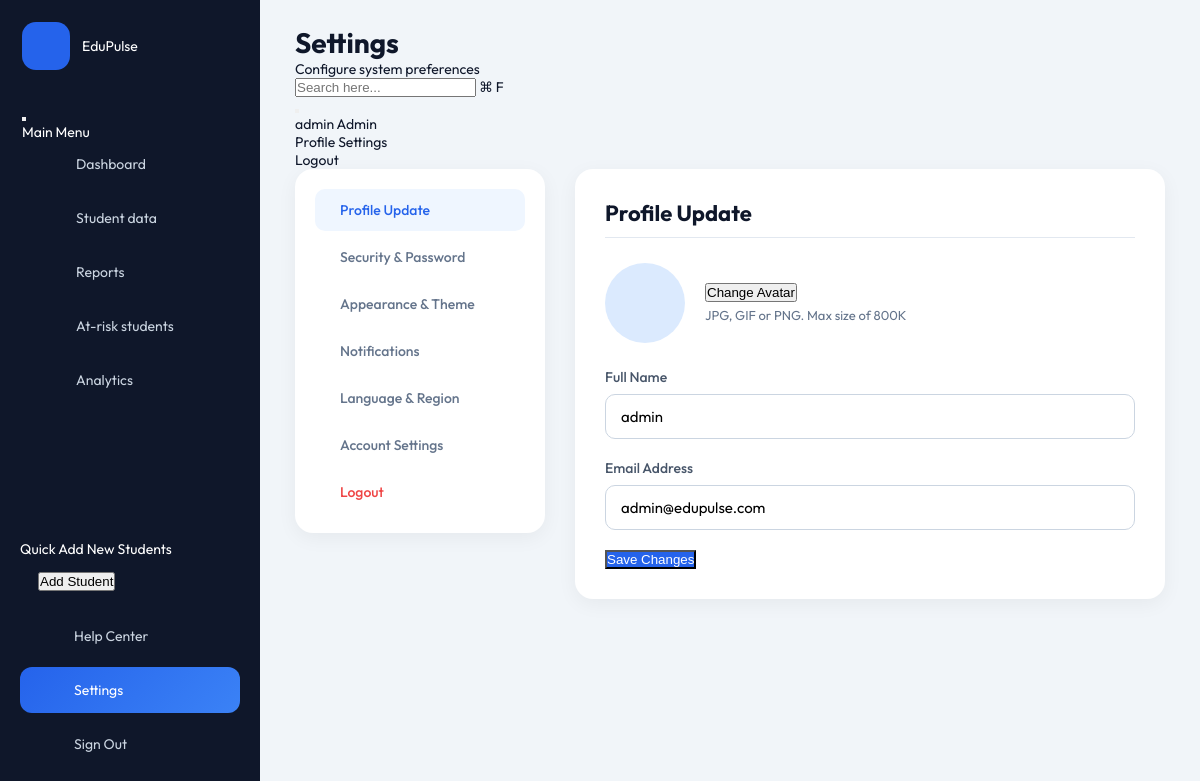
/settings (signed in), run on the app's committed database.
### models.py (models this page shows)
class User(db.Model, UserMixin):
    id = db.Column(db.Integer, primary_key=True)
    username = db.Column(db.String(100), unique=True, nullable=False)
    email = db.Column(db.String(120), unique=True, nullable=True)
    password_hash = db.Column(db.String(256), nullable=False)
    role = db.Column(db.String(20), nullable=False, default='Student') # Admin, Student
    student_id = db.Column(db.Integer, db.ForeignKey('student.id'), nullable=True)
    student = db.relationship('Student', backref=db.backref('user', uselist=False))

### app.py (the view)
@app.route("/settings")
@login_required
def settings():
    return render_template(
        "settings.html"
    )

### app.py (called while the page is built)
@login_manager.user_loader
def load_user(user_id):
    return User.query.get(int(user_id))

### templates/settings.html (shortened to what this page needs)
{% extends 'base.html' %}
{% block nav_settings %}active{% endblock %}
{% block page_title %}Settings{% endblock %}
{% block page_subtitle %}Configure system preferences{% endblock %}
{% block content %}
<div class="data-container">
    <div class="settings-container">
        <div class="settings-sidebar">
            <div class="settings-menu">
                <div class="settings-tab active" data-target="profile"> Profile Update</div>
                <div class="settings-tab" data-target="security"> Security & Password</div>
                <div class="settings-tab" data-target="appearance"> Appearance & Theme</div>
                <div class="settings-tab" data-target="notifications"> Notifications</div>
                <div class="settings-tab" data-target="language"> Language & Region</div>
                <div class="settings-tab" data-target="account"> Account Settings</div>
                <div class="settings-tab text-danger" onclick="confirmLogout()" style="color: #ef4444;"> Logout</div>
            </div>
        </div>
        <div class="settings-content-area">
            <div class="settings-section active" id="profile">
                <h3>Profile Update</h3>
                <div style="display: flex; gap: 20px; align-items: center; margin-bottom: 25px;">
                    <div style="width: 80px; height: 80px; border-radius: 50%; background: #dbeafe; display: flex; align-items: center; justify-content: center; font-size: 32px; color: #2563eb;">
                    </div>
                    <div>
                        <button class="btn-outline">Change Avatar</button>
                        <p style="font-size: 13px; color: #64748b; margin-top: 5px;">JPG, GIF or PNG. Max size of 800K</p>
                    </div>
                </div>
                <div class="form-group">
                    <label>Full Name</label>
                    <input type="text" class="form-control" value="{{ current_user.username }}">
                </div>
                <div class="form-group">
                    <label>Email Address</label>
                    <input type="email" class="form-control" value="{{ current_user.email or '' }}" placeholder="Enter your email">
                </div>
                <button class="btn-primary" onclick="saveSettings(this)">Save Changes</button>
            </div>
        </div>
    </div>
</div>
{% endblock %}

### templates/base.html (shortened to what this page needs)
<!DOCTYPE html>
<html lang="en">
<head>
    <link rel="stylesheet" href="{{ url_for('static', filename='css/style.css') }}">
</head>
<body>
    <div class="app-container">
        <aside class="sidebar" id="sidebar">
            <div class="sidebar-header">
                <div class="logo">
                    <i class="ph-fill ph-pulse"></i>
                    <span>EduPulse</span>
                </div>
                <button class="toggle-btn" id="sidebarToggle">
                </button>
            </div>
            <div class="sidebar-menu-title">Main Menu</div>
            <nav class="sidebar-nav">
                <a href="{{ url_for('dashboard') }}" class="nav-item {% block nav_dashboard %}{% endblock %}">
                    <span class="nav-label">Dashboard</span>
                </a>
                {% if current_user.role == 'Admin' %}
                <a href="{{ url_for('students') }}" class="nav-item {% block nav_students %}{% endblock %}">
                    <span class="nav-label">Student data</span>
                </a>
                {% endif %}
                <a href="{{ url_for('reports') }}" class="nav-item {% block nav_reports %}{% endblock %}">
                    <span class="nav-label">Reports</span>
                </a>
                {% if current_user.role == 'Admin' %}
                <a href="{{ url_for('high_risk') }}" class="nav-item {% block nav_at_risk %}{% endblock %}">
                    <span class="nav-label">At-risk students</span>
                </a>
                <a href="{{ url_for('analytics') }}" class="nav-item {% block nav_analytics %}{% endblock %}">
                    <span class="nav-label">Analytics</span>
                </a>
                {% endif %}
            </nav>
            <div class="sidebar-bottom">
                <div class="quick-add-card">
                    <p>Quick Add New Students</p>
                    <a href="{{ url_for('add_student') }}"><button class="btn-dark"> Add Student</button></a>
                </div>
                <nav class="sidebar-nav">
                    <a href="#" class="nav-item">
                        <span class="nav-label">Help Center</span>
                    </a>
                    <a href="{{ url_for('settings') }}" class="nav-item {% block nav_settings %}{% endblock %}">
                        <span class="nav-label">Settings</span>
                    </a>
                    <a href="{{ url_for('logout') }}" class="nav-item logout">
                        <span class="nav-label">Sign Out</span>
                    </a>
                </nav>
            </div>
        </aside>
        <main class="main-content">
            <header class="topbar">
                <div class="page-title">
                    <h1>{% block page_title %}Dashboard{% endblock %}</h1>
                    <p>{% block page_subtitle %}Student Management{% endblock %}</p>
                </div>
                <div class="search-bar">
                    <input type="text" id="globalSearchInput" placeholder="Search here...">
                    <span class="shortcut">⌘ F</span>
                </div>
                <div class="topbar-right">
                    <button class="icon-btn notification-btn">
                    </button>
                    <div class="user-profile" id="userProfileBtn">
                        <div class="user-info">
                            <span class="name">{{ current_user.username }}</span>
                            <span class="role">{{ current_user.role }}</span>
                        </div>
                        <div class="dropdown-menu" id="profileDropdown">
                            <a href="{{ url_for('profile') }}"> Profile</a>
                            <a href="{{ url_for('settings') }}"> Settings</a>
                            <a href="{{ url_for('logout') }}" class="text-danger"> Logout</a>
                        </div>
                    </div>
                </div>
            </header>
            <div class="dashboard-content" id="dashboardContent">
                {% block content %}{% endblock %}
            </div>
        </main>
    </div>
</body>
</html>

### static/css/style.css (style rules this page uses)
* { margin:0; padding:0; box-sizing:border-box; }
:root { --primary:#2563EB; --primary-dark:#1D4ED8; --success:#10B981; --warning:#F59E0B; --danger:#EF4444; --sidebar:#0F172A; --bg:#F1F5F9; --card:#FFFFFF; --text:#0F172A; --muted:#64748B; --border:#E2E8F0; --radius:18px; --shadow:0 8px 30px rgba(15,23,42,.08); }
body { font-family:'Outfit',sans-serif; background:var(--bg); color:var(--text); font-size:15px; overflow-x:hidden; }
a { text-decoration:none; color:inherit; }
.app-container { display:flex; min-height:100vh; }
.sidebar { position:fixed; left:0; top:0; width:260px; height:100vh; background:var(--sidebar); padding:22px; color:white; z-index:100; }
.logo { display:flex; align-items:center; gap:12px; margin-bottom:35px; }
.logo i { width:48px; height:48px; background:var(--primary); border-radius:14px; display:flex; justify-content:center; align-items:center; color:white; font-size:22px; }
.sidebar a { display:flex; align-items:center; gap:14px; padding:14px 18px; border-radius:12px; color:#CBD5E1; margin-bottom:8px; transition:.30s; }
.sidebar a:hover, .sidebar a.active { background:linear-gradient(135deg,#2563EB,#3B82F6); color:white; }
.sidebar-bottom { position:absolute; left:20px; right:20px; bottom:25px; }
.main-content { margin-left:260px; width:calc(100% - 260px); padding:30px; }
.btn-primary { background:#2563EB; color:white; }
body { font-size:14px; }
.main-content { padding:25px 35px; }

### templates/settings.html (style rules this page uses)
.settings-container { display: flex; gap: 30px; }
.settings-sidebar { width: 250px; background: #fff; border-radius: 18px; padding: 20px; box-shadow: 0 5px 20px rgba(0,0,0,0.05); align-self: flex-start; }
.settings-menu { display: flex; flex-direction: column; gap: 5px; }
.settings-tab { padding: 12px 15px; border-radius: 10px; cursor: pointer; font-weight: 500; color: #64748b; display: flex; align-items: center; gap: 10px; transition: 0.2s; }
.settings-tab.active { background: #eff6ff; color: #2563eb; }
.settings-content-area { flex: 1; background: #fff; border-radius: 18px; padding: 30px; box-shadow: 0 5px 20px rgba(0,0,0,0.05); }
.settings-section { display: none; animation: fadeIn 0.3s ease-in-out; }
.settings-section.active { display: block; }
.settings-section h3 { margin-bottom: 25px; font-size: 22px; color: #0f172a; border-bottom: 1px solid #e2e8f0; padding-bottom: 10px; }
.form-group { margin-bottom: 20px; }
.form-group label { display: block; margin-bottom: 8px; font-weight: 500; color: #475569; }
.form-control { width: 100%; padding: 12px 15px; border: 1px solid #cbd5e1; border-radius: 10px; font-size: 15px; font-family: 'Outfit', sans-serif; outline: none; transition: 0.2s; }

### data on the page
User: username "admin", role "Admin", email "admin@edupulse.com"
